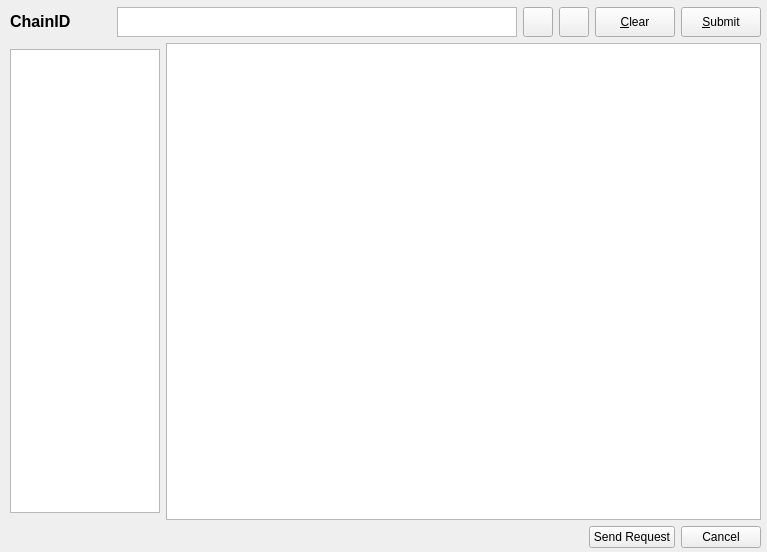
<?xml version="1.0" encoding="UTF-8"?>
<ui version="4.0">
 <class>Browser</class>
 <widget class="QWidget" name="Browser">
  <property name="geometry">
   <rect>
    <x>0</x>
    <y>0</y>
    <width>767</width>
    <height>552</height>
   </rect>
  </property>
  <property name="sizePolicy">
   <sizepolicy hsizetype="Expanding" vsizetype="Expanding">
    <horstretch>0</horstretch>
    <verstretch>0</verstretch>
   </sizepolicy>
  </property>
  <property name="windowTitle">
   <string>Qt SQL Browser</string>
  </property>
  <widget class="QWidget" name="verticalLayoutWidget">
   <property name="geometry">
    <rect>
     <x>10</x>
     <y>7</y>
     <width>751</width>
     <height>541</height>
    </rect>
   </property>
   <layout class="QVBoxLayout" name="verticalLayout">
    <item>
     <layout class="QHBoxLayout" name="horizontalLayout_2">
      <item>
       <widget class="QLabel" name="label">
        <property name="sizePolicy">
         <sizepolicy hsizetype="Preferred" vsizetype="Preferred">
          <horstretch>0</horstretch>
          <verstretch>0</verstretch>
         </sizepolicy>
        </property>
        <property name="text">
         <string>&lt;html&gt;&lt;head/&gt;&lt;body&gt;&lt;p&gt;&lt;span style=&quot; font-size:12pt; font-weight:600;&quot;&gt;ChainID&lt;/span&gt;&lt;/p&gt;&lt;/body&gt;&lt;/html&gt;</string>
        </property>
       </widget>
      </item>
      <item>
       <widget class="QTextEdit" name="sqlEdit">
        <property name="sizePolicy">
         <sizepolicy hsizetype="Expanding" vsizetype="Fixed">
          <horstretch>0</horstretch>
          <verstretch>0</verstretch>
         </sizepolicy>
        </property>
        <property name="minimumSize">
         <size>
          <width>0</width>
          <height>18</height>
         </size>
        </property>
        <property name="maximumSize">
         <size>
          <width>400</width>
          <height>30</height>
         </size>
        </property>
        <property name="baseSize">
         <size>
          <width>0</width>
          <height>120</height>
         </size>
        </property>
        <property name="lineWrapMode">
         <enum>QTextEdit::NoWrap</enum>
        </property>
       </widget>
      </item>
      <item>
       <widget class="QToolButton" name="addressBookButton">
        <property name="maximumSize">
         <size>
          <width>30</width>
          <height>30</height>
         </size>
        </property>
        <property name="toolTip">
         <string>Choose address from address book</string>
        </property>
        <property name="text">
         <string/>
        </property>
        <property name="icon">
         <iconset resource="../bitcredit.qrc">
          <normaloff>:/icons/address-book</normaloff>:/icons/address-book</iconset>
        </property>
        <property name="shortcut">
         <string>Alt+A</string>
        </property>
       </widget>
      </item>
      <item>
       <widget class="QToolButton" name="pasteButton">
        <property name="maximumSize">
         <size>
          <width>30</width>
          <height>30</height>
         </size>
        </property>
        <property name="toolTip">
         <string>Paste address from clipboard</string>
        </property>
        <property name="text">
         <string/>
        </property>
        <property name="icon">
         <iconset resource="../bitcredit.qrc">
          <normaloff>:/icons/editpaste</normaloff>:/icons/editpaste</iconset>
        </property>
        <property name="shortcut">
         <string>Alt+P</string>
        </property>
       </widget>
      </item>
      <item>
       <widget class="QPushButton" name="clearButton">
        <property name="sizePolicy">
         <sizepolicy hsizetype="Fixed" vsizetype="Fixed">
          <horstretch>0</horstretch>
          <verstretch>0</verstretch>
         </sizepolicy>
        </property>
        <property name="maximumSize">
         <size>
          <width>16777215</width>
          <height>30</height>
         </size>
        </property>
        <property name="text">
         <string>&amp;Clear</string>
        </property>
       </widget>
      </item>
      <item>
       <widget class="QPushButton" name="submitButton">
        <property name="sizePolicy">
         <sizepolicy hsizetype="Fixed" vsizetype="Fixed">
          <horstretch>0</horstretch>
          <verstretch>0</verstretch>
         </sizepolicy>
        </property>
        <property name="maximumSize">
         <size>
          <width>16777215</width>
          <height>30</height>
         </size>
        </property>
        <property name="text">
         <string>&amp;Submit</string>
        </property>
       </widget>
      </item>
     </layout>
    </item>
    <item>
     <layout class="QHBoxLayout" name="horizontalLayout">
      <item>
       <widget class="ConnectionWidget" name="connectionWidget">
        <property name="sizePolicy">
         <sizepolicy hsizetype="Expanding" vsizetype="Expanding">
          <horstretch>1</horstretch>
          <verstretch>0</verstretch>
         </sizepolicy>
        </property>
        <property name="maximumSize">
         <size>
          <width>150</width>
          <height>464</height>
         </size>
        </property>
       </widget>
      </item>
      <item>
       <widget class="QTableView" name="table">
        <property name="sizePolicy">
         <sizepolicy hsizetype="Expanding" vsizetype="Expanding">
          <horstretch>2</horstretch>
          <verstretch>0</verstretch>
         </sizepolicy>
        </property>
        <property name="contextMenuPolicy">
         <enum>Qt::ActionsContextMenu</enum>
        </property>
        <property name="selectionBehavior">
         <enum>QAbstractItemView::SelectRows</enum>
        </property>
       </widget>
      </item>
     </layout>
    </item>
    <item>
     <layout class="QHBoxLayout" name="horizontalLayout_4">
      <item>
       <spacer name="horizontalSpacer">
        <property name="orientation">
         <enum>Qt::Horizontal</enum>
        </property>
        <property name="sizeHint" stdset="0">
         <size>
          <width>40</width>
          <height>20</height>
         </size>
        </property>
       </spacer>
      </item>
      <item>
       <widget class="QPushButton" name="pushButton">
        <property name="text">
         <string>Send Request</string>
        </property>
       </widget>
      </item>
      <item>
       <widget class="QPushButton" name="pushButton_2">
        <property name="text">
         <string>Cancel</string>
        </property>
       </widget>
      </item>
     </layout>
    </item>
   </layout>
  </widget>
  <action name="insertRowAction">
   <property name="enabled">
    <bool>false</bool>
   </property>
   <property name="text">
    <string>&amp;Insert Row</string>
   </property>
   <property name="statusTip">
    <string>Inserts a new Row</string>
   </property>
  </action>
  <action name="deleteRowAction">
   <property name="enabled">
    <bool>false</bool>
   </property>
   <property name="text">
    <string>&amp;Delete Row</string>
   </property>
   <property name="statusTip">
    <string>Deletes the current Row</string>
   </property>
  </action>
  <action name="fieldStrategyAction">
   <property name="checkable">
    <bool>true</bool>
   </property>
   <property name="text">
    <string>Submit on &amp;Field Change</string>
   </property>
   <property name="toolTip">
    <string>Commit on Field Change</string>
   </property>
  </action>
  <action name="rowStrategyAction">
   <property name="checkable">
    <bool>true</bool>
   </property>
   <property name="text">
    <string>Submit on &amp;Row Change</string>
   </property>
   <property name="toolTip">
    <string>Commit on Row Change</string>
   </property>
  </action>
  <action name="manualStrategyAction">
   <property name="checkable">
    <bool>true</bool>
   </property>
   <property name="text">
    <string>Submit &amp;Manually</string>
   </property>
   <property name="toolTip">
    <string>Commit Manually</string>
   </property>
  </action>
  <action name="submitAction">
   <property name="text">
    <string>&amp;Submit All</string>
   </property>
   <property name="toolTip">
    <string>Submit Changes</string>
   </property>
  </action>
  <action name="revertAction">
   <property name="text">
    <string>&amp;Revert All</string>
   </property>
   <property name="toolTip">
    <string>Revert</string>
   </property>
  </action>
  <action name="selectAction">
   <property name="text">
    <string>S&amp;elect</string>
   </property>
   <property name="toolTip">
    <string>Refresh Data from Database</string>
   </property>
  </action>
 </widget>
 <customwidgets>
  <customwidget>
   <class>ConnectionWidget</class>
   <extends>QTreeView</extends>
   <header>databaseconnectionwidget.h</header>
  </customwidget>
 </customwidgets>
 <resources>
  <include location="../bitcredit.qrc"/>
 </resources>
 <connections/>
</ui>
